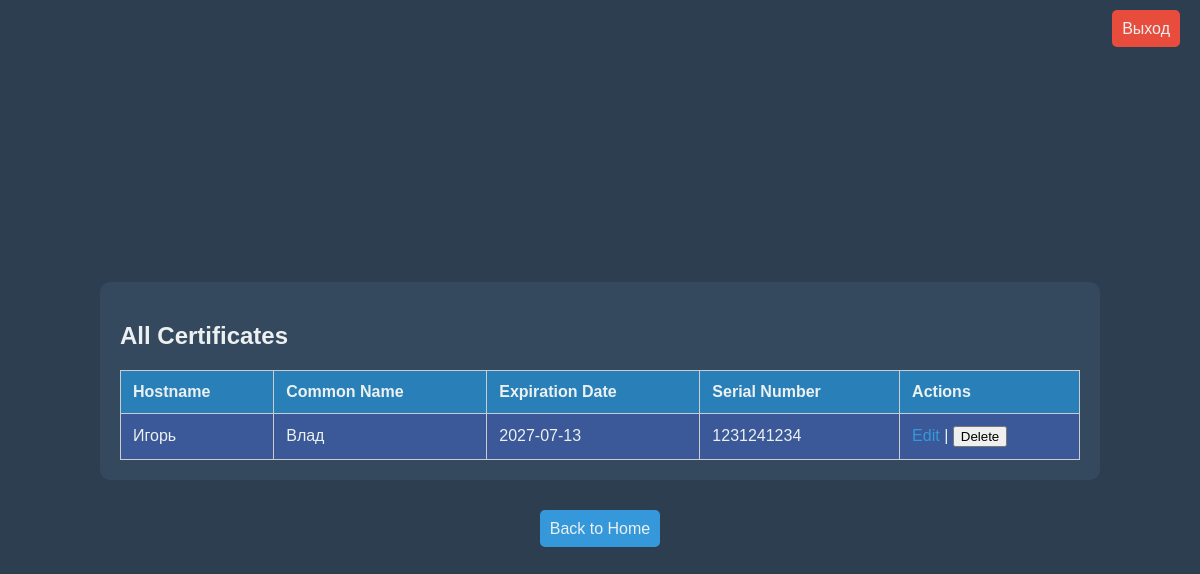
/view_certificates (signed in), run on an earlier commit of the app's database.
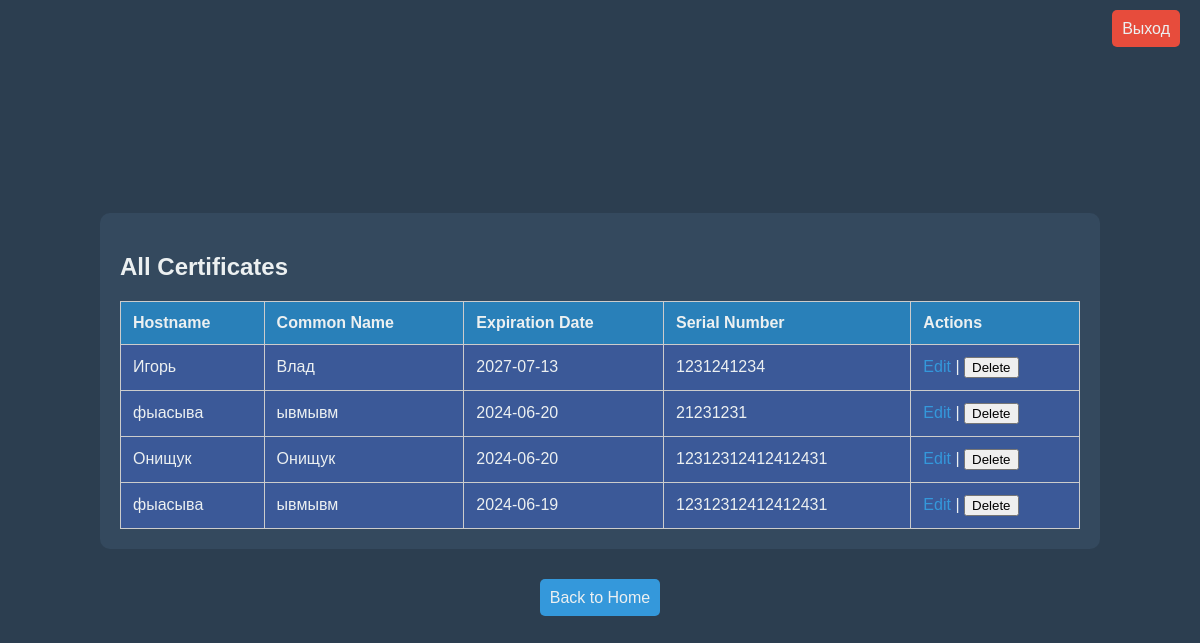
And on a later commit of the database.
### models/db.py (models this page shows)
class Certificate(db.Model):
    id = db.Column(db.Integer, primary_key=True)
    hostname = db.Column(db.String(100), nullable=False)
    common_name = db.Column(db.String(100), nullable=False)
    expiration_date = db.Column(db.Date, nullable=False)
    serial_number = db.Column(db.String(50), nullable=False)

### app.py (the view)
@app.route('/view_certificates', methods=['GET'])
@login_required
def view_certificates():
    certificates = get_all_certificates()
    return render_template('certificates.html', certificates=certificates)

### app.py (called while the page is built)
@login_manager.user_loader
def load_user(user_id):
    return db.session.get(User, int(user_id))

def get_all_certificates():
    return Certificate.query.all()

### templates/certificates.html (shortened to what this page needs)
<!DOCTYPE html>
<html lang="en">
<head>
</head>
<body>
    <div class="logout">
        <a href="/logout">Выход</a>
    </div>
    <div class="container">
        <div class="table-container">
            <h2>All Certificates</h2>
            <table>
                <tr>
                    <th>Hostname</th>
                    <th>Common Name</th>
                    <th>Expiration Date</th>
                    <th>Serial Number</th>
                    <th>Actions</th>
                </tr>
                {% for certificate in certificates %}
                <tr>
                    <td>{{ certificate.hostname }}</td>
                    <td>{{ certificate.common_name }}</td>
                    <td>{{ certificate.expiration_date }}</td>
                    <td>{{ certificate.serial_number }}</td>
                    <td>
                        <a href="{{ url_for('edit_certificate', certificate_id=certificate.id) }}">Edit</a> |
                        <form action="{{ url_for('delete_certificate', certificate_id=certificate.id) }}" method="POST" style="display:inline;">
                            <button type="submit">Delete</button>
                        </form>
                    </td>
                </tr>
                {% endfor %}
            </table>
        </div>
        <div class="menu">
            <a href="{{ url_for('index') }}">Back to Home</a>
        </div>
    </div>
</body>
</html>

### templates/certificates.html (style rules this page uses)
body { margin: 0; padding: 0; background-color: #2c3e50; font-family: Arial, sans-serif; color: #ecf0f1; }
.container { width: 100%; height: 100vh; display: flex; flex-direction: column; justify-content: center; align-items: center; }
.table-container { width: 80%; margin: 20px 0; background-color: #34495e; padding: 20px; border-radius: 10px; }
table { width: 100%; border-collapse: collapse; }
th, td { padding: 12px; border: 1px solid #ccc; text-align: left; }
th { background-color: #2980b9; }
td { background-color: #3b5998; }
a { color: #3498db; text-decoration: none; }
.menu { margin-top: 20px; }
.menu a { text-decoration: none; color: #ecf0f1; padding: 10px; border-radius: 5px; background-color: #3498db; margin: 0 5px; }
.logout { position: absolute; top: 20px; right: 20px; }
.logout a { text-decoration: none; color: #ecf0f1; padding: 10px; border-radius: 5px; background-color: #e74c3c; }

What changed in the data, as far as the page shows it:
added Certificate: hostname "фыасыва", common_name "ывмывм", expiration_date "2024-06-20", serial_number "21231231"
added Certificate: hostname "Онищук", common_name "Онищук", expiration_date "2024-06-20", serial_number "12312312412412431"
added Certificate: hostname "фыасыва", common_name "ывмывм", expiration_date "2024-06-19", serial_number "12312312412412431"
